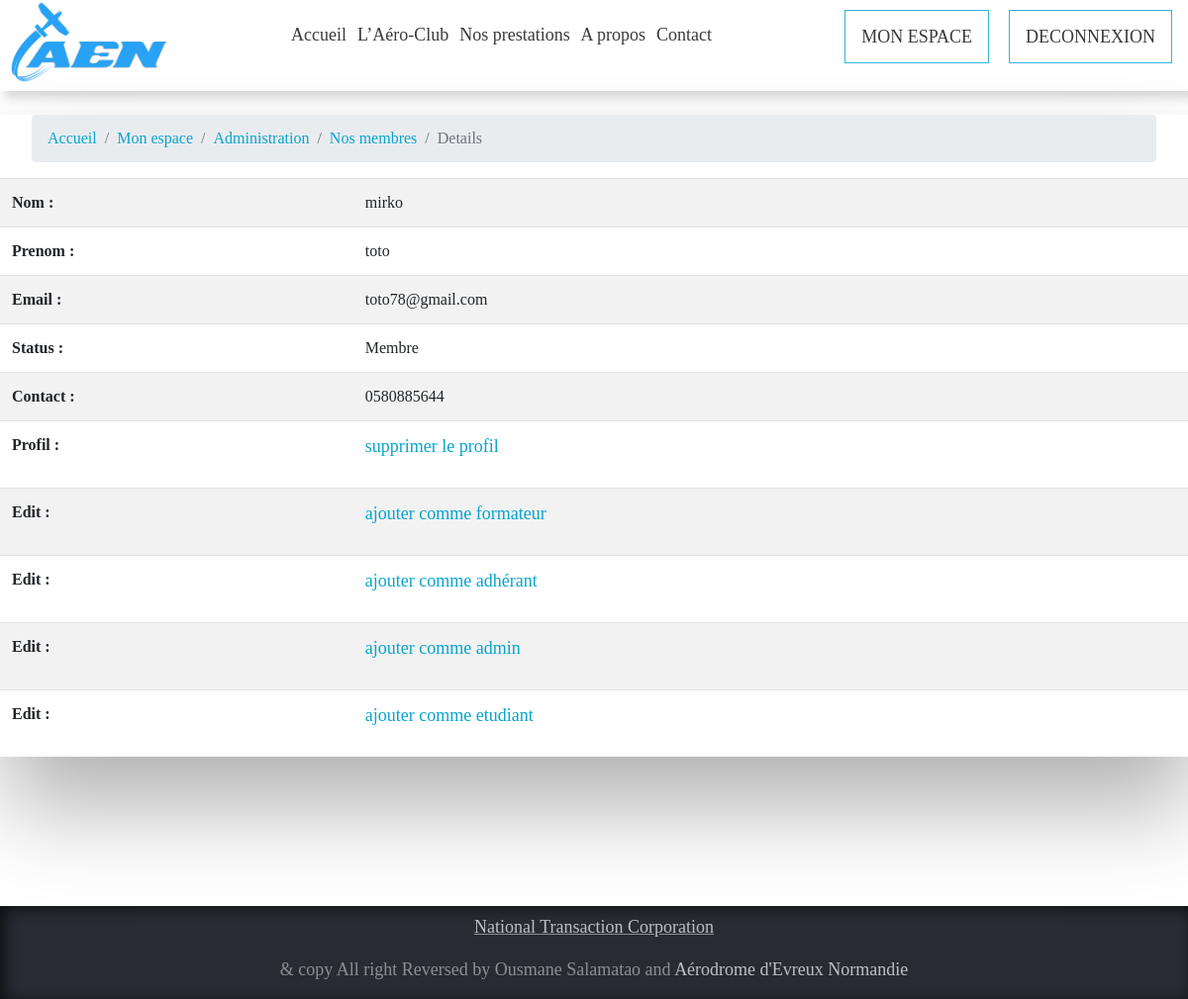
/ADMIN/userDetail.php?id=12 (signed in), run on the app's committed database.
### tables this page shows
CREATE TABLE IF NOT EXISTS `user` (
  `idUser` int(11) NOT NULL AUTO_INCREMENT,
  `nomU` varchar(55) NOT NULL,
  `prenomU` varchar(50) NOT NULL,
  `email` varchar(255) NOT NULL,
  `password` varchar(255) NOT NULL,
  `numeroTel` varchar(10) NOT NULL,
  `adresse` varchar(150) NOT NULL,
  `confirmeKey` varchar(15) DEFAULT NULL,
  `confirme` tinyint(1) DEFAULT NULL,
  `typeUsers` int(11) DEFAULT '0',
  `avatar` varchar(200) NOT NULL DEFAULT '../IMAGES/icone/avatar-default.png',
  `dateNaissance` date NOT NULL,
  `ageU` int(3) DEFAULT NULL,
  `date_fin_souscription` date DEFAULT NULL,
  PRIMARY KEY (`idUser`)
);

### ADMIN/userDetail.php (the view, shortened to what this page needs)
<?php
require_once('../verification_connexion_service.php');
if ($_SESSION['session_start'] == 1 && $_SESSION['idT'] == 2) {
    require("INCLUDE/head.php");
    require("INCLUDE/header.php");
?>
    <main>
        <section class="div-center">
            <nav aria-label="breadcrumb ">
                <ol class="breadcrumb div-margin-left-right">
                    <li class="breadcrumb-item"><a href="indexA.php">Accueil</a></li>
                    <li class="breadcrumb-item" aria-current="page"><a href="../ESPACE/profil.php">Mon espace</a></li>
                    <li class="breadcrumb-item" aria-current="page"><a href="index_admin.php">Administration</a></li>
                    <li class="breadcrumb-item" aria-current="page"><a href="membres.php">Nos membres</a></li>
                    <li class="breadcrumb-item active" aria-current="page">Details</li>
                </ol>
            </nav>
            <table id="mytable" class="table table-bordred table-striped">
                <?php
                if (isset($_GET['id']) && !empty($_GET['id'])) {
                    $idU = htmlspecialchars($_GET['id']);
                    $req_user = $bdd->prepare('SELECT * FROM user WHERE idUser =?');
                    $req_user->execute(array($idU));
                    $user_infos = $req_user->fetch();
                    $user_exist = $req_user->rowCount();
                    if ($user_exist >= 1) {
                        if ($user_infos['typeUsers'] == 0) {
                            $typeUsers = "Membre";
                        } else if ($user_infos['typeUsers'] == 1) {
                            $typeUsers = '<p class="btn btn-success">Formateur</p>
                <style>
                    .btn-success{
                        background-color: white;
                        border: solid 1px green;
                        color: black;
                    }
                </style>';
                        }
                        ?>
                        <tr>
                            <th>Nom :</th>
                            <td><?= $user_infos['nomU'] ?></td>
                        </tr>
                        <tr>
                            <th>Prenom :</th>
                            <td><?= $user_infos['prenomU'] ?></td>
                        </tr>
                        <tr>
                            <th>Email :</th>
                            <td><?= $user_infos['email'] ?></td>
                        </tr>
                        <tr>
                            <th>Status :</th>
                            <td><?= $typeUsers ?></td>
                        </tr>
                        <tr>
                            <th>Contact :</th>
                            <td><?= $user_infos['numeroTel'] ?></td>
                        </tr>
                        <tr>
                            <th>Profil :</th>
                            <td>
                                <p><a class="none2" href="membres.php?delete=<?= $user_infos['idUser'] ?>">supprimer le profil</a></p>
                            </td>
                        </tr>
                        <?php
                        if ($user_infos['typeUsers'] != 0) {
                        ?>
                            <tr>
                                <th>Edit :</th>
                                <td>
                                    <p><a class="none2" href="membres.php?deleteRole=<?= $user_infos['idUser'] ?>">supprimer le role</a></p>
                                </td>
                            </tr>
                        <?php
                        } else if ($user_infos['typeUsers'] == 0) {
                        ?>
                            <tr>
                                <th>Edit :</th>
                                <td>
                                    <p><a class="none2" href="membres.php?addRole=<?= $user_infos['idUser'] ?>&typeUser=1">ajouter comme formateur</a></p>
                                </td>
                            </tr>
                            <tr>
                                <th>Edit :</th>
                                <td>
                                    <p><a class="none2" href="membres.php?addRole=<?= $user_infos['idUser'] ?>&typeUser=4">ajouter comme adhérant</a></p>
                                </td>
                            </tr>
                            <tr>
                                <th>Edit :</th>
                                <td>
                                    <p><a class="none2" href="membres.php?addRole=<?= $user_infos['idUser'] ?>&typeUser=2">ajouter comme admin</a></p>
                                </td>
                            </tr>
                            <tr>
                                <th>Edit :</th>
                                <td>
                                    <p><a class="none2" href="membres.php?addRole=<?= $user_infos['idUser'] ?>&typeUser=3">ajouter comme etudiant</a></p>
                                </td>
                            </tr>
                        <?php
                        }
                        ?>
            </table>
        <?php } else {
        ?>
            <h4>USER NOT FOUND</h4>
    <?php
                    }
                } ?>
        </section>
    </main>
<?php
    require("INCLUDE/footer.php");
} else {
    header("Location:../indexA.php");
}
?>

### CSS/style.css (style rules this page uses)
* { margin: 0px; padding: 0px; font-family: source sans pro; }
body, html { height: 100%; }
main { position: relative; min-height: 100%; }
.active ::after { content: " "; display: block; background: linear-gradient(30deg, #2578e9 0%, #3fe7d9 100%); width: 100%; height: 5px; }
p { font-size: 18px; }
.div-margin-left-right { margin-left: 2rem; margin-right: 2rem; }
.div-center { margin-top: 2%; box-shadow: 5px 50px 88px rgb(177 177 177); }

### data on the page
user: nomU "mirko", prenomU "toto", email "toto78@gmail.com", typeUsers "Membre", numeroTel "0580885644"
